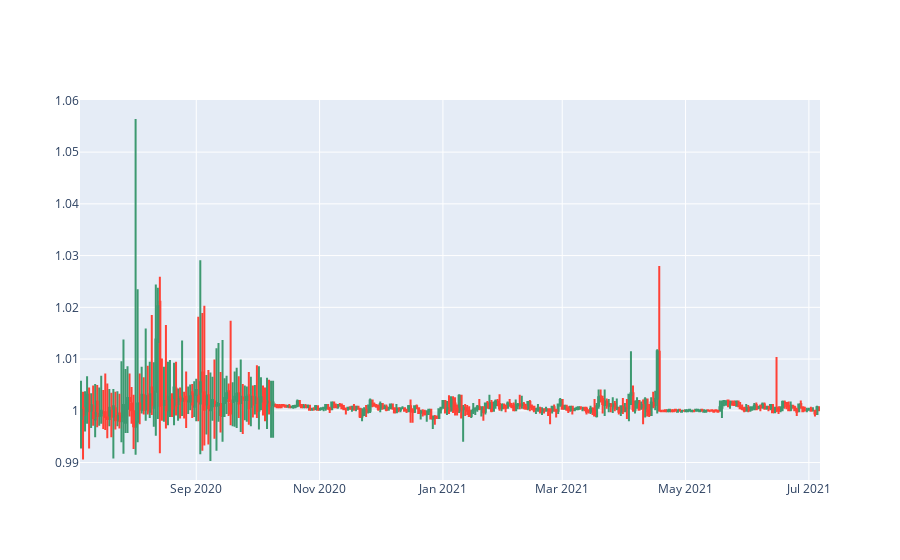

The code cell stored with this chart in its notebook:
### Code cell
candlestick_chart(tether_df)

### Figure 1 — Plotly figure (JSON) as saved in the notebook; plotly's stock layout.template omitted (floating-point values rounded to 4 significant figures; data arrays with more than 128 entries replaced by an {"elided": "..."} marker saying what was removed)
{"data": [{"close": {"elided": "366 float values"}, "high": {"elided": "366 float values"}, "low": {"elided": "366 float values"}, "open": {"elided": "366 float values"}, "type": "candlestick", "x": {"elided": "366 str values"}}], "layout": {"xaxis": {"rangeslider": {"visible": false}}}}
